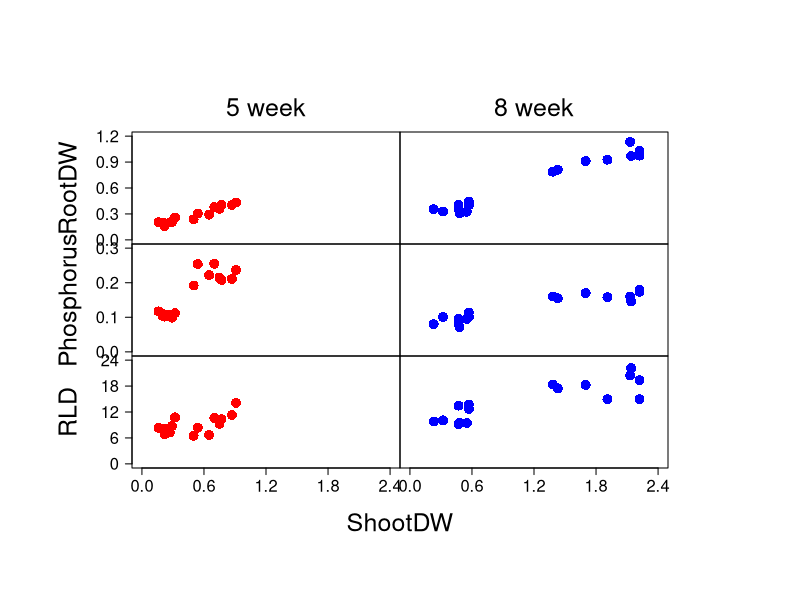

Reproduce this figure in R.
d1<-read.table("Test1.txt", header=T) 

pdf("Fig2.pdf", width=10, height=12)
par(oma = c(10, 10, 10, 10)) # 下・左・上・右
par(mfcol=c(3,2)) # c(行, 列)  
par(mar = c(0, 0, 0, 0))  # 下・左・上・右

week<-c("5week", "8week")
cols<-c("red", "blue")
text2<-c("RootDW", "Phosphorus", "RLD")
text3<-c("5 week", "8 week")

ylims<-rbind(c(0,1.2), c(0,0.3), c(0,24)) # RDW, P, RLDの順
yaxes<-rbind(c(0,0.3,0.6,0.9,1.2), c(0,0.1,0.2,0.3,0.4), c(0,6,12,18,24)) # RDW, P, RLDの順

for (i in 1:2) {
    for (j in 1:3) {
        sd<-subset(d1,d1$Stage==week[i])
        x<-sd[,5]
        y<-sd[,5+j]
        plot(x,y, 
                xlim = c(0,2.4),  # x軸の境界
                ylim = ylims[j,1:2], # y軸の境界
                xlab = "", # x軸ラベル
                ylab = "", # y軸ラベル
                col = cols[i],
                pch=16,
                cex=2,
                axes=FALSE
            )
        if (i==1) {
            axis(2, at=yaxes[j,1:5], cex.axis=1.5, las=1, labels = T) # y軸ラベル
            mtext(2, text=text2[j], adj=0.5, cex = 1.5, line = 4)
            }
        if (j==1) {
            mtext(3, text=text3[i], adj=0.5, cex = 1.5, line = 1)
            }
        box("plot",lty=1,lwd=1) # 枠をつける
        }
        axis(1, at=c(0,0.6,1.2,1.8,2.4), cex.axis=1.5, las=1, labels = T) # x軸ラベル
    }
mtext("ShootDW",adj=0.5,side = 1, cex = 1.5, line = 4, outer=TRUE)
dev.off()
